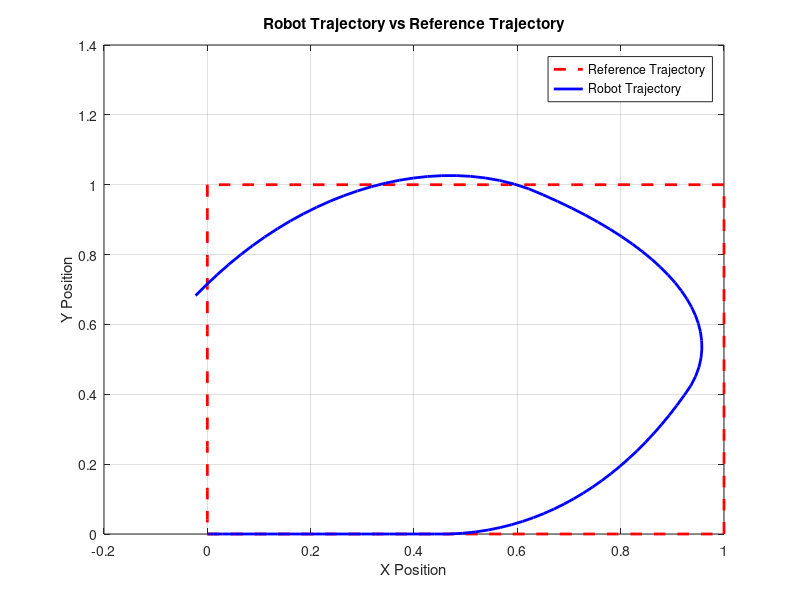
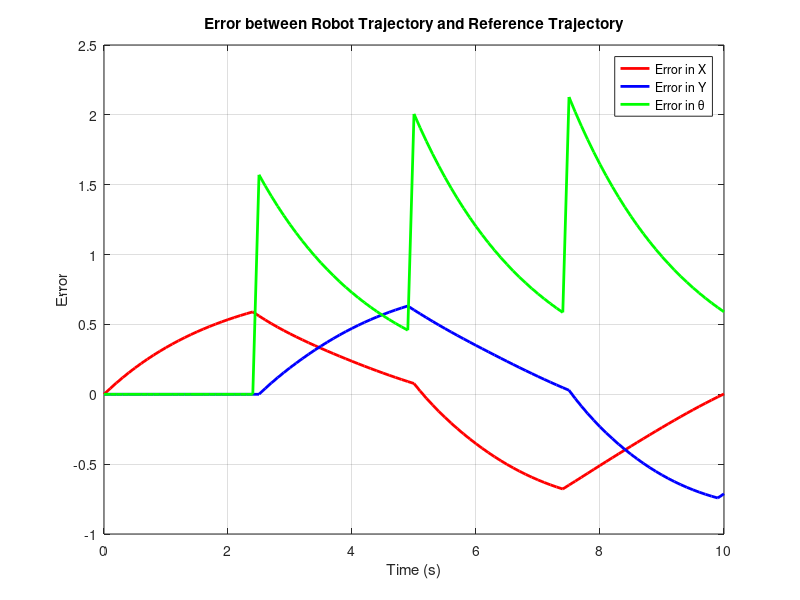
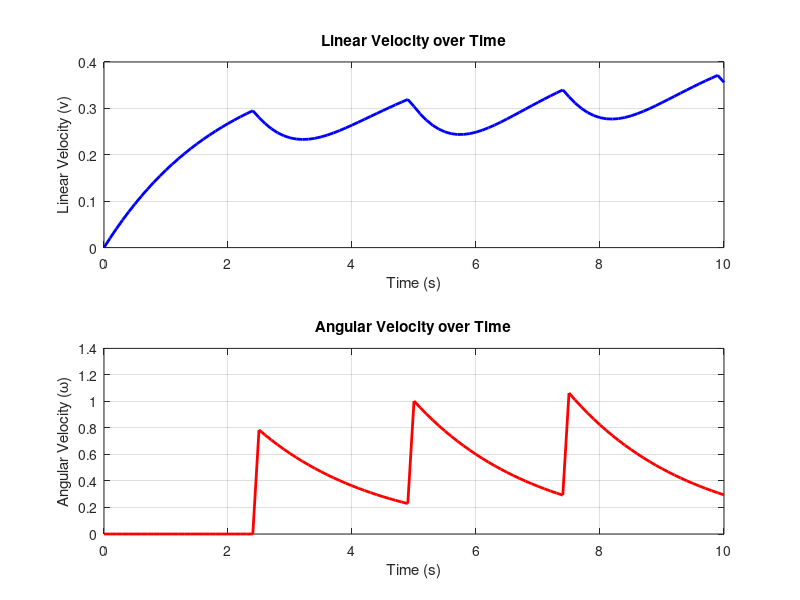

MATLAB code to generate these figures, in order:
% پارامترهای سیستم
mass = 15; % Kg
inertia = 5; % Kgm^2
half_distance = 0.15; % m
wheel_radius = 0.05; % m
cog_distance = 0.1; % m

% تعریف m_d
m_d = mass * cog_distance;

% زمان شبیهسازی
simulation_duration = 10; % زمان شبیهسازی به ثانیه
time_step = 0.1; % گام زمانی
time_vector = 0:time_step:simulation_duration;
num_samples = length(time_vector);

% مقدار اولیه وضعیت و سرعت
initial_position = [0; 0; 0]; % مقدار اولیه وضعیت
initial_velocity = [0; 0; 0]; % مقدار اولیه سرعت

% مسیر مرجع (مسیر مربعی)
square_side = 1; % طول یک ضلع مربع
segment_samples = floor(num_samples / 4);

x_ref = [linspace(0, square_side, segment_samples), ...
         square_side * ones(1, segment_samples), ...
         linspace(square_side, 0, segment_samples), ...
         zeros(1, segment_samples)];

y_ref = [zeros(1, segment_samples), ...
         linspace(0, square_side, segment_samples), ...
         square_side * ones(1, segment_samples), ...
         linspace(square_side, 0, segment_samples)];

theta_ref = [zeros(1, segment_samples), ...
             (pi/2) * ones(1, segment_samples), ...
             pi * ones(1, segment_samples), ...
             (3*pi/2) * ones(1, segment_samples)];

% اطمینان از هماهنگی طول بردارهای مرجع با بردار زمان
if length(x_ref) < num_samples
    x_ref = [x_ref, x_ref(end) * ones(1, num_samples - length(x_ref))];
    y_ref = [y_ref, y_ref(end) * ones(1, num_samples - length(y_ref))];
    theta_ref = [theta_ref, theta_ref(end) * ones(1, num_samples - length(theta_ref))];
elseif length(x_ref) > num_samples
    x_ref = x_ref(1:num_samples);
    y_ref = y_ref(1:num_samples);
    theta_ref = theta_ref(1:num_samples);
end

% مقداردهی اولیه مسیر ربات
x_pos = zeros(1, length(time_vector));
y_pos = zeros(1, length(time_vector));
orientation = zeros(1, length(time_vector));

% مقداردهی اولیه سرعتها
linear_velocity_history = zeros(1, length(time_vector));
angular_velocity_history = zeros(1, length(time_vector));

% مقداردهی اولیه خطاها
x_error = zeros(1, length(time_vector));
y_error = zeros(1, length(time_vector));
theta_error = zeros(1, length(time_vector));

% سرعتهای اولیه
linear_velocity = 0.5; % سرعت اولیه خطی
angular_velocity = 0.1; % سرعت اولیه زاویهای

% مقداردهی اولیه شبکه عصبی RBF
hidden_neurons = 15; % تعداد نورونها در لایه مخفی RBF
centers = randn(3, hidden_neurons); % مراکز توابع گوسی (3 ورودی، M نورون)
widths = randn(hidden_neurons, 1); % عرض (پخش) توابع گوسی
weights = randn(hidden_neurons, 1); % وزنهای سیناپسی برای خروجی شبکه

% نرخ یادگیری
learn_rate = 0.05;

% حلقه کنترلی
for k = 2:length(time_vector)
    % محاسبه خطاها
    x_error(k) = x_ref(k) - x_pos(k-1);
    y_error(k) = y_ref(k) - y_pos(k-1);
    theta_error(k) = theta_ref(k) - orientation(k-1);
    
    % بهروزرسانی سرعتهای خطی و زاویهای
    linear_velocity = 0.5 * sqrt(x_error(k)^2 + y_error(k)^2);
    angular_velocity = 0.5 * theta_error(k);
    
    % ذخیره سرعتها برای رسم نمودار
    linear_velocity_history(k) = linear_velocity;
    angular_velocity_history(k) = angular_velocity;
    
    % بهروزرسانی موقعیت ربات
    x_pos(k) = x_pos(k-1) + linear_velocity * cos(orientation(k-1)) * time_step;
    y_pos(k) = y_pos(k-1) + linear_velocity * sin(orientation(k-1)) * time_step;
    orientation(k) = orientation(k-1) + angular_velocity * time_step;
    
    % بهروزرسانی ماتریسها و بردارهای دینامیکی
    M_matrix = [mass 0 m_d * sin(orientation(k)); 0 mass -m_d * cos(orientation(k)); m_d * sin(orientation(k)) -m_d * cos(orientation(k)) inertia];
    V_matrix = [0 0 m_d * angular_velocity * cos(orientation(k)); 0 0 m_d * angular_velocity * sin(orientation(k)); 0 0 0];
    G_vector = [0; 0; 0];
    B_matrix = (1/wheel_radius) * [cos(orientation(k)) cos(orientation(k)); sin(orientation(k)) sin(orientation(k)); half_distance -half_distance];
    A_matrix = [-sin(orientation(k)) cos(orientation(k)) -cog_distance]; % ماتریس مرتبط با قیود ربات
    lambda_val = -mass * (x_pos(k) * cos(orientation(k)) + y_pos(k) * sin(orientation(k))) * angular_velocity; % بردار نیروهای مقید
    
    % کنترلکننده عصبی (RBF)
    % محاسبه فعالسازیهای RBF
    activations = zeros(hidden_neurons, 1);
    input_vec = [x_pos(k); y_pos(k); orientation(k)]; % ورودی مثال
    for j = 1:hidden_neurons
        activations(j) = exp(-norm(input_vec - centers(:, j))^2 / (2 * widths(j)^2));
    end
    
    % محاسبه خروجی شبکه عصبی RBF
    control_signal = activations' * weights; % خروجی کنترل مثال
    
    % بهروزرسانی ورودیهای کنترلی بر اساس خروجی شبکه عصبی
    torques = control_signal; % بهروزرسانی مثال

    % بهروزرسانی وزنهای شبکه عصبی
    weights = weights + learn_rate * (x_error(k) + y_error(k) + theta_error(k)) * activations;
end

% رسم نتایج
figure;
plot(x_ref, y_ref, 'r--', 'LineWidth', 2); hold on;
plot(x_pos, y_pos, 'b-', 'LineWidth', 2);
xlabel('X Position');
ylabel('Y Position');
legend('Reference Trajectory', 'Robot Trajectory');
title('Robot Trajectory vs Reference Trajectory');
grid on;

figure;
plot(time_vector, x_error, 'r', 'LineWidth', 2); hold on;
plot(time_vector, y_error, 'b', 'LineWidth', 2);
plot(time_vector, theta_error, 'g', 'LineWidth', 2);
xlabel('Time (s)');
ylabel('Error');
legend('Error in X', 'Error in Y', 'Error in \theta');
title('Error between Robot Trajectory and Reference Trajectory');
grid on;

figure;
subplot(2,1,1);
plot(time_vector, linear_velocity_history, 'b', 'LineWidth', 2);
xlabel('Time (s)');
ylabel('Linear Velocity (v)');
title('Linear Velocity over Time');
grid on;

subplot(2,1,2);
plot(time_vector, angular_velocity_history, 'r', 'LineWidth', 2);
xlabel('Time (s)');
ylabel('Angular Velocity (\omega)');
title('Angular Velocity over Time');
grid on;
